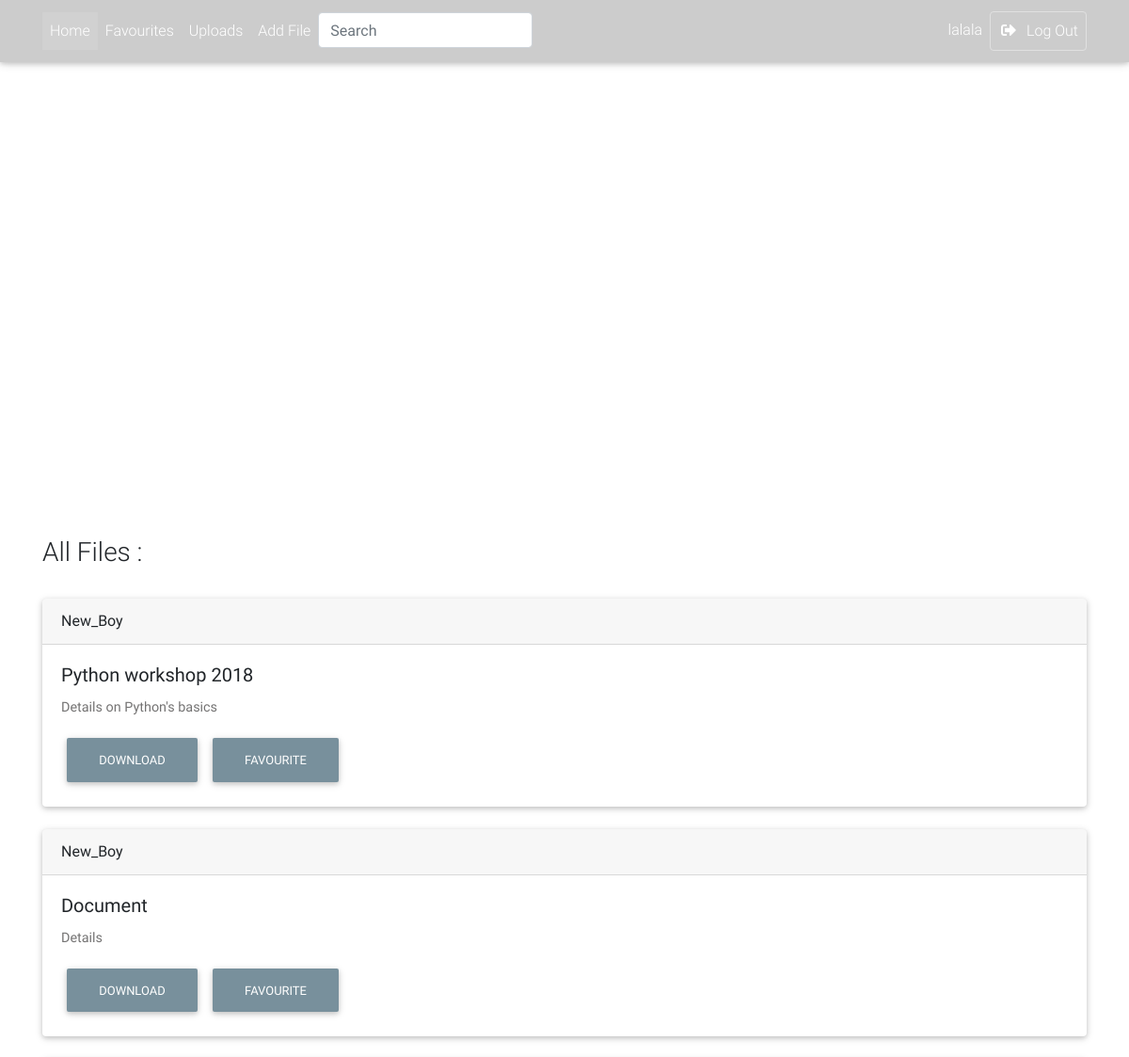
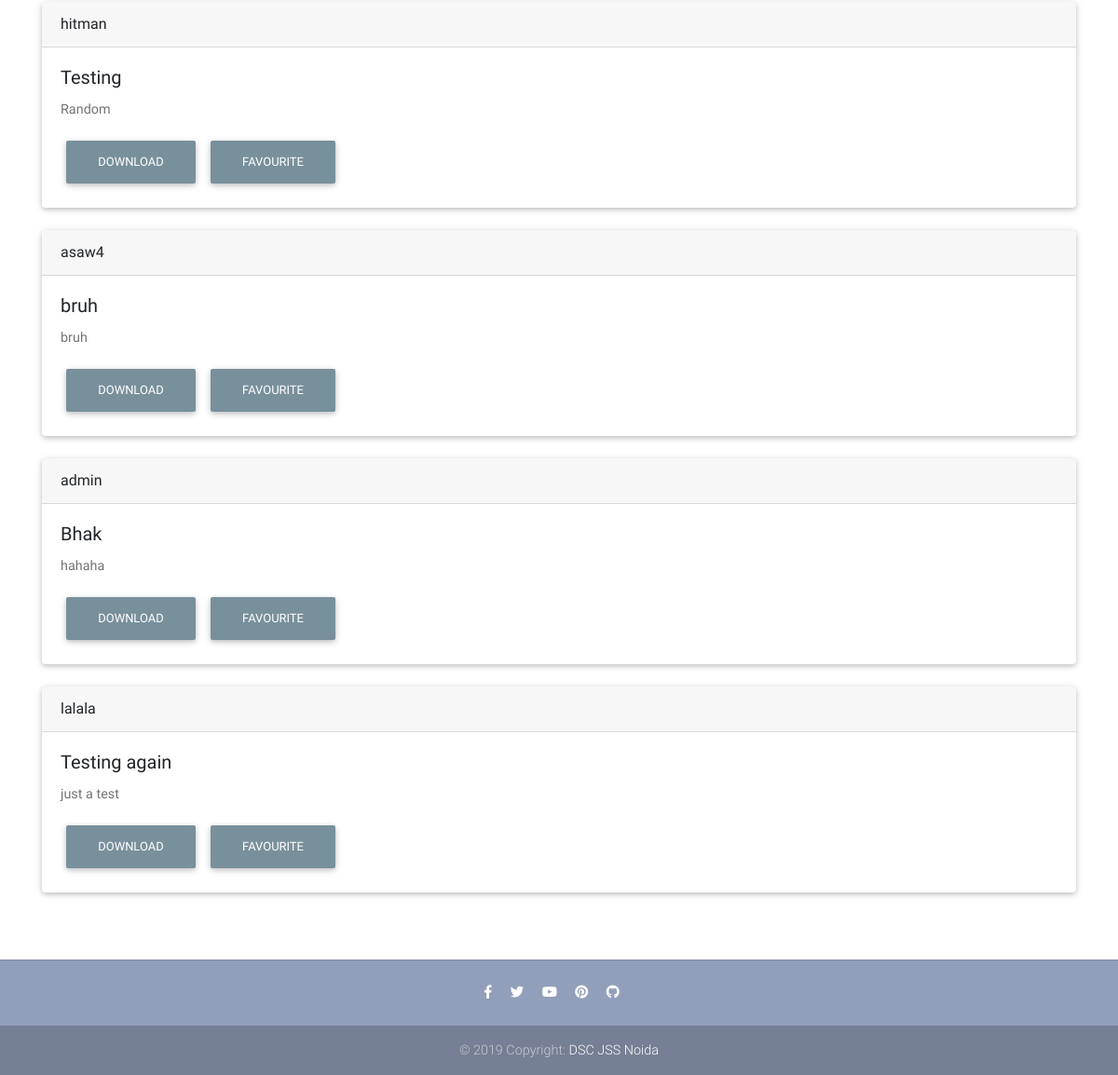
Page /Resource/all/ (signed in) on the committed database (2 pictures, top to bottom).
### Resource/models.py (models this page shows, shortened)
class ResFile(models.Model):
    title = models.CharField(max_length=200)
    description = models.CharField(max_length=1500)
    category = models.ForeignKey(Category, null=True,  on_delete = models.SET_NULL)
    tags = models.CharField(max_length=500)
    file = models.FileField(upload_to='uploads/', null=True)
    uploader = models.ForeignKey(User, on_delete=models.CASCADE, null=True)
    date = models.DateTimeField(default=datetime.now, blank=True)

### Resource/views.py (the view)
# urls.py: path('all/', views.all_files_view, name="all_files_view"),
@login_required
def all_files_view(request):
    files = ResFile.objects.all()
    context = {
        'files' : files,
        'title' : 'All Files',
        'index' : True,
    }
    return render(request, 'Resource/category_view.html', context)

### Resource/templates/Resource/category_view.html
{% extends 'Resource/base.html' %}
{% block body %}
    <main>
    <div class="container">
    <h3 style="margin-top: 90px;">{{ title }} :</h3>
    <br>
    {% if files %}
        {% for file in files %}
         <div class="row">
          <div class="col-md-12 lg-12">
           <div class="card">
            <div class="card-header">
             {{ file.uploader }}
            </div>
            <div class="card-body">
             <h5 class="card-title">{{ file.title }}</h5>
             <p class="card-text">{{ file.description }}</p>
             <a href="{% url 'Resource:download' file.id %}" class="btn btn-blue-grey">Download</a>
             <a onclick="sendData({{file.id}})" class="btn btn-blue-grey">Favourite</a>
            </div>
           </div>
          </div>
         </div>
         <br>
        {% endfor %}
    {% else %}
        <p>Sorry no file under such category found</p>
    {% endif %}
    </div>
    </main>
{% endblock %}

### Resource/templates/Resource/base.html (shortened to what this page needs)
<!DOCTYPE html>
<html lang="en">
<head>
    {% load static %}
    <link rel="stylesheet" href="https://use.fontawesome.com/releases/v5.8.1/css/all.css">
    <link href="https://unpkg.com/aos@2.3.1/dist/aos.css" rel="stylesheet">
    <link href="{% static 'Resource/css/bootstrap.min.css' %}" rel="stylesheet">
    <link href="{% static 'Resource/css/mdb.min.css' %}" rel="stylesheet">
    <link href="{% static 'Resource/css/style.min.css' %}" rel="stylesheet">
</head>
<body>
 <header>
  <nav class="navbar fixed-top navbar-expand-lg navbar-dark scrolling-navbar">
   <div class="container">
    <div class="collapse navbar-collapse" id="navbarSupportedContent">
     <ul class="navbar-nav mr-auto">
      <li {% if index %} class="nav-item active" {% else %} class= "nav-item" {% endif %}>
       <a class="nav-link" href="{% url 'Resource:index' %}">Home
       </a>
      </li>
      <li {% if favourite_view %} class="nav-item active" {% else %} class= "nav-item" {% endif %}>
       <a class="nav-link" href="{% url 'Resource:favourite_view' %}" target="">Favourites</a>
      </li>
      <li {% if upload_view %} class="nav-item active" {% else %} class= "nav-item" {% endif %}>
       <a class="nav-link" href="{% url 'Resource:my_uploads' %}" target="">Uploads</a>
      </li>
      <li class="nav-item">
       <a class="nav-link" href="{% url 'Resource:filecreate' %}" target="">Add File</a>
      </li>
      <li>
       <input class="form-control" type="text" placeholder="Search" aria-label="Search">
      </li>
     </ul>
     <ul class="navbar-nav nav-flex-icons">
      <li class="nav-item">
          <a class="nav-link">{{ request.user.username }}</a>
      </li>
      <li class="nav-item">
       <a href="{% url 'logout_view' %}" class="nav-link border border-light rounded"
            target="">
        <i class="fas fa-sign-out-alt mr-2"></i>Log Out
       </a>
      </li>
     </ul>
    </div>
   </div>
  </nav>
 </header>
 {% block body %}
 {% endblock %}
 <br>
<footer class="page-footer text-center font-small mt-4 wow fadeIn">
  <hr class="my-4">
  <div class="pb-4">
    <a href="https://www.facebook.com/mdbootstrap" target="_blank">
      <i class="fab fa-facebook-f mr-3"></i>
    </a>
    <a href="https://twitter.com/MDBootstrap" target="_blank">
      <i class="fab fa-twitter mr-3"></i>
    </a>
    <a href="https://www.youtube.com/watch?v=7MUISDJ5ZZ4" target="_blank">
      <i class="fab fa-youtube mr-3"></i>
    </a>
    <a href="https://pinterest.com/mdbootstrap" target="_blank">
      <i class="fab fa-pinterest mr-3"></i>
    </a>
    <a href="https://github.com/mdbootstrap/bootstrap-material-design" target="_blank">
      <i class="fab fa-github mr-3"></i>
    </a>
  </div>
  <div class="footer-copyright py-3">
    © 2019 Copyright:
    <a href="https://mdbootstrap.com/education/bootstrap/" target="_blank"> DSC JSS Noida </a>
  </div>
</footer>
</body>
</html>

### Resource/templates/Resource/base.html (style rules this page uses)
html, body, header, .carousel { height: 60vh; }

### rows in the picture
ResFile: uploader "New_Boy", title "Python workshop 2018", description "Details on Python's basics"
ResFile: uploader "New_Boy", title "Document", description "Details"
ResFile: uploader "hitman", title "Testing", description "Random"
ResFile: uploader "asaw4", title "bruh", description "bruh"
ResFile: uploader "admin", title "Bhak", description "hahaha"
ResFile: uploader "lalala", title "Testing again", description "just a test"

### other values in the picture
{{ request.user.username }} "lalala"
{{ title }} "All Files"
